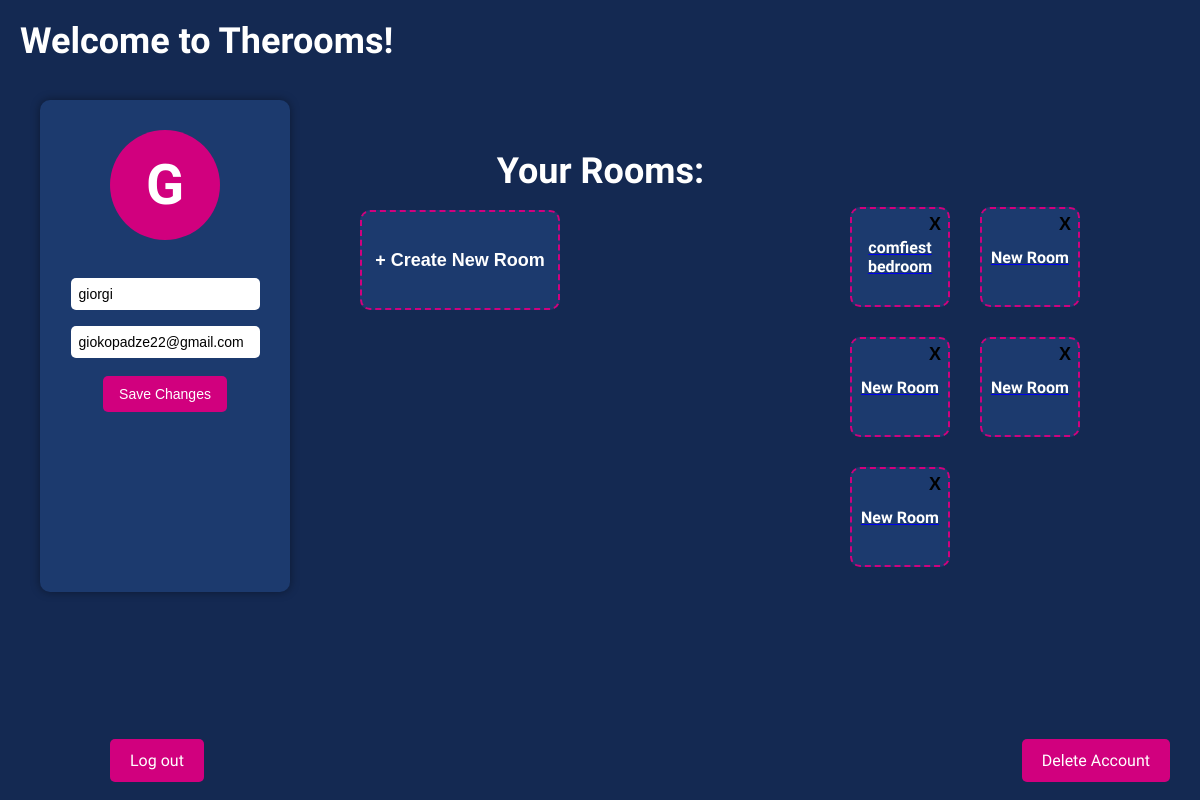
/home (signed in), run on the app's committed database.
### tables this page shows
CREATE TABLE users (
                id INTEGER PRIMARY KEY AUTOINCREMENT,
                email TEXT NOT NULL UNIQUE,
                username TEXT NOT NULL UNIQUE,
                password TEXT NOT NULL,
                is_admin INTEGER DEFAULT 0,
                created_at TEXT DEFAULT CURRENT_TIMESTAMP
            );

CREATE TABLE rooms (
                id INTEGER PRIMARY KEY AUTOINCREMENT,
                user_id INTEGER NOT NULL,
                room_name TEXT NOT NULL,
                grid_data TEXT DEFAULT '{}',
                created_at TEXT DEFAULT CURRENT_TIMESTAMP, layout TEXT, updated_at TEXT,
                FOREIGN KEY (user_id) REFERENCES users(id)
            );

### app.py (the view)
@app.route('/home')
def home():
    if 'user_id' not in session:
        return redirect(url_for('login'))
    conn = sqlite3.connect(DB_NAME)
    c = conn.cursor()
    c.execute("SELECT username, email FROM users WHERE id=?", (session['user_id'],))
    username, email = c.fetchone()
    c.execute("SELECT id, room_name FROM rooms WHERE user_id=?", (session['user_id'],))
    rooms = c.fetchall()
    conn.close()
    return render_template('home.html', username=username, email=email, rooms=rooms, is_admin=session.get('is_admin', 0))

### templates/home.html (shortened to what this page needs)
<!DOCTYPE html>
<html lang="en">
<head>
    <link rel="stylesheet" href="{{ url_for('static', filename='styles.css') }}">
</head>
<body>
    <div class="top-left-message">
        <h1>Welcome to Therooms!</h1>
    </div>
    <div class="top-right-logout">
        <a class="button" href="{{ url_for('logout') }}">Log out</a>
    </div>
    <div class="main-page">
        <div class="top-rooms-heading">
            <h2>Your Rooms:</h2>
        </div>
        <div class="home-layout">
            <div class="profile-box">
                <div class="profile-content">
                    <div class="avatar">
                        {{ username[0] | upper }}
                    </div>
                    <form class="profile-form" method="POST" action="{{ url_for('update_profile') }}">
                        <input type="text" name="username" value="{{ username }}" required>
                        <input type="email" name="email" value="{{ email }}" required>
                        <button type="submit" class="button">Save Changes</button>
                    </form>
                </div>
            </div>
            <div class="rooms-section">
                <div class="create-room-container">
                    <form method="POST" action="{{ url_for('create_room') }}">
                        <button type="submit" class="create-room-box">+ Create New Room</button>
                    </form>
                </div>
                <div class="rooms-list">
                    {% if rooms %}
                        {% for room in rooms %}
                            <div class="room-box">
                                <a href="{{ url_for('edit_room', room_id=room[0]) }}">
                                    <div class="room-name">{{ room[1] }}</div>
                                </a>
                                <form method="POST" action="{{ url_for('delete_room', room_id=room[0]) }}" class="delete-form">
                                    <button type="submit" class="delete-btn">X</button>
                                </form>
                            </div>
                        {% endfor %}
                    {% endif %}
                </div>
            </div>
        </div>
    </div>
    <div class="delete-account-container">
        <a class="button" href="{{ url_for('delete_account') }}"
           onclick="return confirm('Are you sure you want to delete your account? This action cannot be undone.')">
            Delete Account
        </a>
    </div>
</body>
</html>

### static/styles.css (style rules this page uses)
* { margin: 0; padding: 0; box-sizing: border-box; }
body { background-color: #142952; color: white; font-family: 'Happy Monkey', sans-serif; height: 100vh; display: flex; flex-direction: column; align-items: center; justify-content: center; padding: 20px; text-align: center; }
button, .button { padding: 12px 20px; background-color: #d1007e; color: white; border: none; border-radius: 5px; margin: 10px; font-size: 16px; cursor: pointer; text-decoration: none; }
.top-left-message { position: fixed; top: 20px; left: 20px; }
.top-left-message h1 { margin: 0; font-size: 36px; color: #ffffff; }
.top-right-logout { position: absolute; bottom: 30px; left: 100px; z-index: 9999; }
.home-layout { display: flex; align-items: flex-start; gap: 40px; padding: 50px; }
.profile-box { position: fixed; top: 100px; left: 40px; background-color: #1c3a6e; border-radius: 10px; padding: 170px 20px; width: 250px; color: white; box-shadow: 0 0 10px rgba(0, 0, 0, 0.4); text-align: center; }
.avatar { position: absolute; top: 30px; left: 70px; width: 110px; height: 110px; background-color: #d1007e; color: white; font-size: 56px; font-weight: bold; border-radius: 50%; display: flex; align-items: center; justify-content: center; margin: 0 auto 10px auto; }
.profile-form input { width: 90%; margin: 8px 0; padding: 8px; border-radius: 5px; border: none; font-size: 14px; }
.profile-form .button { padding: 10px 16px; font-size: 14px; margin-top: 10px; }
.top-rooms-heading { position: relative; margin-left: 1px; margin-bottom: 20px; color: white; }
.top-rooms-heading h2 { font-size: 36px; font-weight: bold; margin: 0; }
.create-room-box { width: 200px; height: 100px; background-color: #1c3a6e; color: white; font-size: 18px; font-weight: bold; border: 2px dashed #d1007e; border-radius: 10px; cursor: pointer; text-align: center; display: flex; align-items: center; justify-content: center; transition: background-color 0.3s ease, border 0.3s ease; }
.create-room-container { position: fixed; top: 200px; right: 630px; z-index: 1000; }
.main-page { position: relative; min-height: 100vh; padding-top: 150px; }
.rooms-list { display: flex; flex-wrap: wrap; justify-content: flex-start; gap: 10px; max-width: 600px; margin-left: 770px; margin-top: -65px; }
.room-box { width: 100px; height: 100px; background-color: #1c3a6e; color: white; font-size: 14px; font-weight: bold; border: 2px dashed #d1007e; border-radius: 10px; cursor: pointer; text-align: center; display: flex; align-items: center; justify-content: center; margin: 10px; position: relative; transition: background-color 0.3s ease, border 0.3s ease; }
.room-name { font-size: 16px; color: white; text-align: center; font-weight: bold; }
.delete-btn { position: absolute; top: -10px; right: -8px; background: transparent; color: #000000; font-size: 18px; border: none; cursor: pointer; font-weight: bold; padding: 5px; transition: color 0.3s ease; }
.delete-form { margin: 0; padding: 0; }
form { display: inline; }
form input { padding: 5px; margin-right: 10px; }
form button { padding: 5px 10px; background-color: #b0006a; color: white; border: none; cursor: pointer; }
.delete-account-container { position: fixed; bottom: 30px; right: 20px; z-index: 1000; }

### data on the page
users: username "G", username "giorgi", email "giokopadze22@gmail.com"
rooms: room_name "comfiest bedroom"
rooms: room_name "New Room"
rooms: room_name "New Room"
rooms: room_name "New Room"
rooms: room_name "New Room"
